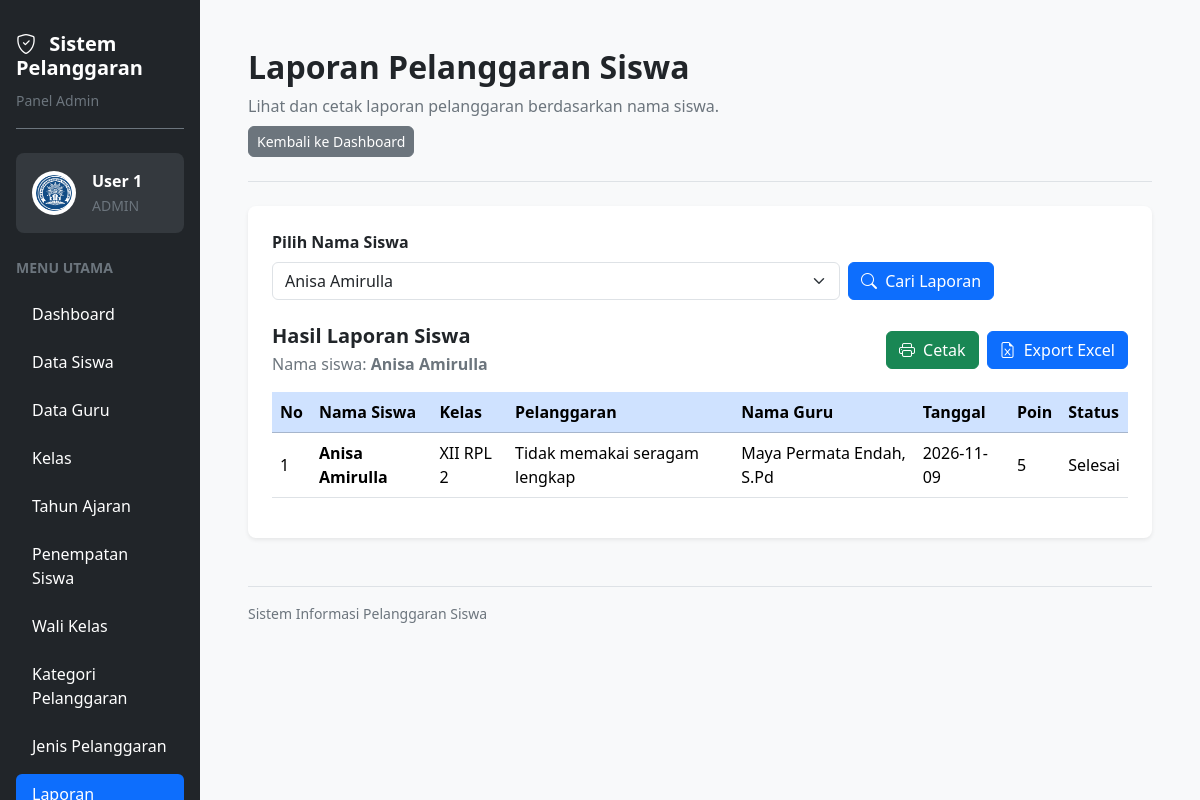
/laporan.php?cari=Anisa Amirulla (signed in), run on an earlier commit of the app's database.
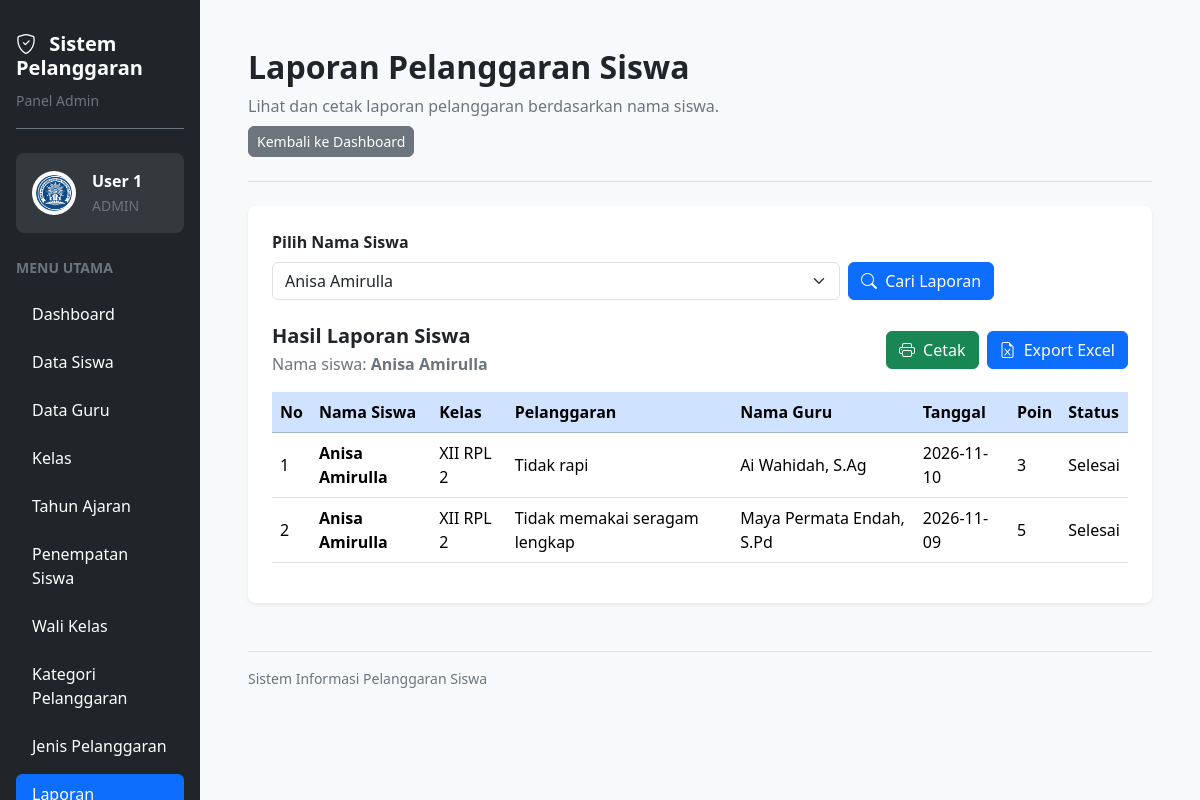
And on a later commit of the database.
### tables this page shows
CREATE TABLE `t_pelanggaran_siswa` (
  `id` int(11) NOT NULL,
  `tahun_ajaran_id` int(11) NOT NULL,
  `siswa_id` int(11) NOT NULL,
  `nama_siswa` varchar(150) NOT NULL,
  `kelas_id` int(11) NOT NULL,
  `nama_kelas` varchar(100) NOT NULL,
  `pelanggaran_id` int(11) NOT NULL,
  `nama_pelanggaran` varchar(150) NOT NULL,
  `pelanggaran_kategori_id` int(11) NOT NULL,
  `guru_id` int(11) NOT NULL,
  `nama_guru` varchar(150) NOT NULL,
  `tanggal` date NOT NULL,
  `keterangan` text NOT NULL,
  `poin` int(11) NOT NULL,
  `tindakan` text NOT NULL,
  `status` varchar(30) NOT NULL,
  `created_at` timestamp NOT NULL DEFAULT current_timestamp(),
  `updated_at` timestamp NOT NULL DEFAULT current_timestamp()
);

CREATE TABLE `t_kelas` (
  `id` int(11) NOT NULL,
  `nama` varchar(100) NOT NULL,
  `tingkat` varchar(20) NOT NULL,
  `jurusan` varchar(100) NOT NULL,
  `status_aktif` tinyint(1) NOT NULL,
  `created_at` timestamp NULL DEFAULT current_timestamp(),
  `updated_at` timestamp NULL DEFAULT current_timestamp()
);

### laporan.php (the view, shortened to what the changed rows need)
<?php
require_once __DIR__ . "/config/koneksi.php";
$cari = isset($_GET['cari']) ? trim($_GET['cari']) : '';
$dataLaporan = [];
if ($cari !== '') {
    $stmt = mysqli_prepare(
        $koneksi,
        "SELECT
            ps.*,
            k.nama AS nama_kelas_resmi
         FROM t_pelanggaran_siswa ps
         LEFT JOIN t_kelas k ON ps.kelas_id = k.id
         WHERE ps.nama_siswa = ?
         ORDER BY ps.tanggal DESC"
    );
    mysqli_stmt_bind_param($stmt, "s", $cari);
    if (!mysqli_stmt_execute($stmt)) {
        die("Gagal mengambil laporan: " . mysqli_stmt_error($stmt));
    }
    $hasil = mysqli_stmt_get_result($stmt);
    while ($data = mysqli_fetch_assoc($hasil)) {
        $dataLaporan[] = $data;
    }
}
$menuAdmin = [
    ['Dashboard', 'dashboard.php'],
    ['Data Siswa', 'siswa.php'],
    ['Data Guru', 'guru.php'],
    ['Kelas', 'kelas.php'],
    ['Tahun Ajaran', 'tahun_ajaran.php'],
    ['Penempatan Siswa', 'penempatan_siswa.php'],
    ['Wali Kelas', 'wali_kelas.php'],
    ['Kategori Pelanggaran', 'kategori_pelanggaran.php'],
    ['Jenis Pelanggaran', 'jenis_pelanggaran.php'],
    ['Laporan', 'laporan.php'],
    ['About Me', 'abautme.php']
];
?>
<!DOCTYPE html>
<html lang="id">
<head>
    <link href="https://cdn.jsdelivr.net/npm/bootstrap@5.3.3/dist/css/bootstrap.min.css" rel="stylesheet">
    <link href="https://cdn.jsdelivr.net/npm/bootstrap-icons@1.11.3/font/bootstrap-icons.min.css" rel="stylesheet">
    <link href="https://cdn.datatables.net/2.3.4/css/dataTables.bootstrap5.min.css" rel="stylesheet">
</head>
<body class="bg-light overflow-hidden">
<div class="container-fluid vh-100 overflow-hidden">
    <div class="row h-100 flex-nowrap">
        <aside class="col-3 col-md-3 col-lg-2 bg-dark vh-100 overflow-auto p-3 flex-shrink-0">
            <ul class="nav nav-pills flex-column gap-2">
                <?php foreach ($menuAdmin as $item): ?>
                    <li class="nav-item">
                        <a
                            href="<?= htmlspecialchars($item[1], ENT_QUOTES, 'UTF-8'); ?>"
                            class="nav-link <?= $item[0] === 'Laporan' ? 'active' : 'text-white'; ?> rounded-2 py-2 px-3"
                        >
                            <?= htmlspecialchars($item[0], ENT_QUOTES, 'UTF-8'); ?>
                        </a>
                    </li>
                <?php endforeach; ?>
            </ul>
        </aside>
        <main class="col-9 col-md-9 col-lg-10 vh-100 overflow-auto p-3 p-lg-5">
            <div class="d-flex flex-wrap justify-content-between align-items-start gap-3 mb-4 pb-4 border-bottom tidak-cetak">
                <div>
                    <h2 class="fw-bold mb-2">
                        Laporan Pelanggaran Siswa
                    </h2>
                </div>
            </div>
            <div class="card border-0 shadow-sm rounded-3">
                <div class="card-body p-3 p-lg-4">
                    <?php if ($cari !== ''): ?>
                        <?php if (count($dataLaporan) === 0): ?>
                            <div class="alert alert-warning alert-dismissible fade show mt-3 tidak-cetak" role="alert">
                                <i class="bi bi-exclamation-triangle-fill me-2"></i>
                                <strong>Perhatian!</strong>
                                Data laporan pelanggaran untuk siswa
                                <strong><?= htmlspecialchars($cari, ENT_QUOTES, 'UTF-8'); ?></strong>
                                tidak ditemukan.
                                <button type="button"
                                        class="btn-close"
                                        data-bs-dismiss="alert"
                                        aria-label="Tutup">
                                </button>
                            </div>
                        <?php else: ?>
                            <div class="table-responsive">
                                <table id="tabelLaporan" class="table table-hover align-middle">
                                    <thead>
                                        <tr class="table-primary">
                                            <th>No</th>
                                            <th>Nama Siswa</th>
                                            <th>Kelas</th>
                                            <th>Pelanggaran</th>
                                            <th>Nama Guru</th>
                                            <th>Tanggal</th>
                                            <th>Poin</th>
                                            <th>Status</th>
                                        </tr>
                                    </thead>
                                    <tbody>
                                        <?php $no = 1; ?>
                                        <?php foreach ($dataLaporan as $data): ?>
                                            <tr>
                                                <td><?= $no++; ?></td>
                                                <td class="fw-semibold">
                                                    <?= htmlspecialchars($data['nama_siswa'] ?? '', ENT_QUOTES, 'UTF-8'); ?>
                                                </td>
                                                <td>
                                                    <?= htmlspecialchars($data['nama_kelas_resmi'] ?? '-', ENT_QUOTES, 'UTF-8'); ?>
                                                </td>
                                                <td>
                                                    <?= htmlspecialchars($data['nama_pelanggaran'] ?? '', ENT_QUOTES, 'UTF-8'); ?>
                                                </td>
                                                <td>
                                                    <?= htmlspecialchars($data['nama_guru'] ?? '', ENT_QUOTES, 'UTF-8'); ?>
                                                </td>
                                                <td>
                                                    <?= htmlspecialchars($data['tanggal'] ?? '', ENT_QUOTES, 'UTF-8'); ?>
                                                </td>
                                                <td>
                                                    <?= htmlspecialchars($data['poin'] ?? '', ENT_QUOTES, 'UTF-8'); ?>
                                                </td>
                                                <td>
                                                    <?= htmlspecialchars($data['status'] ?? '', ENT_QUOTES, 'UTF-8'); ?>
                                                </td>
                                            </tr>
                                        <?php endforeach; ?>
                                    </tbody>
                                </table>
                            </div>
                        <?php endif; ?>
                    <?php endif; ?>
                </div>
            </div>
        </main>
    </div>
</div>
</body>
</html>

What changed in the data, as far as the page shows it:
added t_pelanggaran_siswa: nama_siswa "Anisa Amirulla", kelas.nama "XII RPL 2", nama_pelanggaran "Tidak rapi", nama_guru "Ai Wahidah, S.Ag", tanggal "2026-11-10", poin "3", status "Selesai"
